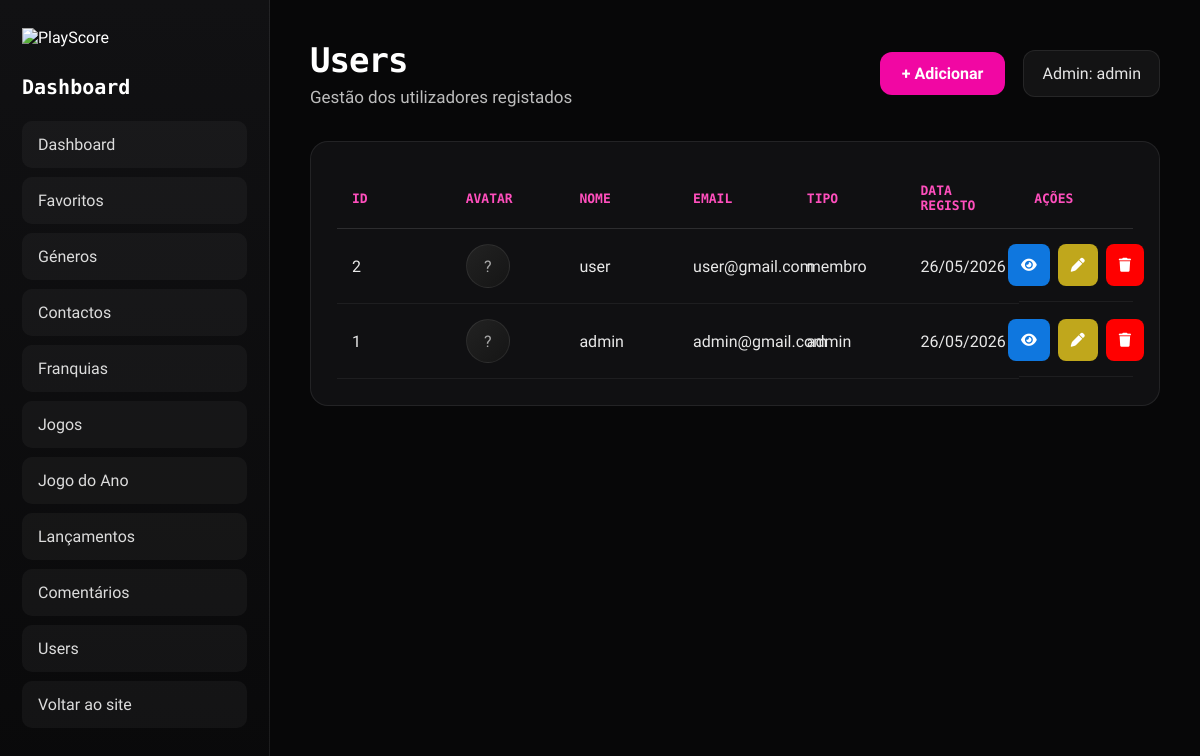
/Site/admin/dashboard_users.php (signed in), run on the app's committed database.
### tables this page shows
CREATE TABLE IF NOT EXISTS `users` (
  `id_utilizador` int NOT NULL AUTO_INCREMENT,
  `nome` varchar(100) NOT NULL,
  `email` varchar(150) NOT NULL,
  `avatar_url` text,
  `password_hash` text NOT NULL,
  `tipo_utilizador` enum('admin','membro') DEFAULT 'membro',
  `data_registo` timestamp NULL DEFAULT CURRENT_TIMESTAMP,
  `bio` text,
  PRIMARY KEY (`id_utilizador`),
  UNIQUE KEY `email` (`email`)
);

### Site/admin/dashboard_users.php (the view, shortened to what this page needs)
<?php
include "../conexao.php";
$nome_admin = $_SESSION["nome"] ?? "Admin";
$sql = "SELECT * FROM users ORDER BY id_utilizador DESC";
$resultado = mysqli_query($conn, $sql);
?>
<!DOCTYPE html>
<html lang="pt">
<head>
    <link rel="stylesheet" href="https://cdnjs.cloudflare.com/ajax/libs/font-awesome/6.5.2/css/all.min.css">
    <link rel="stylesheet" href="../css/backoffice.css">
</head>
<body>
    <div class="backoffice">
        <aside class="sidebar">
            <div class="sidebar-logo">
                <img src="../logo/Logo.png" alt="PlayScore">
            </div>
            <h2>Dashboard</h2>
            <a href="dashboard.php">Dashboard</a>
            <nav class="sidebar-menu">
                <a href="dashboard_favoritos.php">Favoritos</a>
                <a href="dashboard_generos.php">Géneros</a>
                <a href="dashboard_contactos.php">Contactos</a>
                <a href="dashboard_franquia.php">Franquias</a>
                <a href="dashboard_jogos.php">Jogos</a>
                <a href="dashboard_jogoano.php">Jogo do Ano</a>
                <a href="dashboard_lancamento.php">Lançamentos</a>
                <a href="dashboard_comentarios.php">Comentários</a>
                <a href="dashboard_users.php">Users</a>
            </nav>
            <a href="../index.php" class="back-site">Voltar ao site</a>
        </aside>
        <main class="main-content">
            <div class="topbar">
                <div>
                    <h1>Users</h1>
                    <p>Gestão dos utilizadores registados</p>
                </div>
                <div class="topbar-actions">
                    <a href="dashboard_adicionar_user.php" class="add-btn">
                        + Adicionar
                    </a>
                    <span>Admin: <?php echo $nome_admin; ?></span>
                </div>
            </div>
            <section class="table-card">
                <table>
                    <thead>
                        <tr>
                            <th>ID</th>
                            <th>Avatar</th>
                            <th>Nome</th>
                            <th>Email</th>
                            <th>Tipo</th>
                            <th>Data Registo</th>
                            <th>Ações</th>
                        </tr>
                    </thead>
                    <tbody>
                        <?php while ($user = mysqli_fetch_assoc($resultado)) { ?>
                            <tr>
                                <td><?php echo $user["id_utilizador"]; ?></td>
                                <td>
                                    <?php if (!empty($user["avatar_url"])) { ?>
                                        <img src="<?php echo $user["avatar_url"]; ?>" class="table-avatar">
                                    <?php } else { ?>
                                        <div class="avatar-placeholder">?</div>
                                    <?php } ?>
                                </td>
                                <td><?php echo $user["nome"]; ?></td>
                                <td><?php echo $user["email"]; ?></td>
                                <td><?php echo $user["tipo_utilizador"]; ?></td>
                                <td>
                                    <?php echo date("d/m/Y", strtotime($user["data_registo"])); ?>
                                </td>
                                <td class="actions">
                                    <a href="dashboard_ver_user.php?id=<?php echo $user["id_utilizador"]; ?>"
                                        class="btn view"
                                        title="Ver">
                                        <i class="fa-solid fa-eye"></i>
                                    </a>
                                    <a href="dashboard_editar_user.php?id=<?php echo $user["id_utilizador"]; ?>"
                                        class="btn edit"
                                        title="Editar">
                                        <i class="fa-solid fa-pen"></i>
                                    </a>
                                    <a href="dashboard_users.php?eliminar=<?php echo $user["id_utilizador"]; ?>"
                                        class="btn delete"
                                        title="Eliminar"
                                        onclick="return confirm('Tens a certeza que queres eliminar este utilizador?');">
                                        <i class="fa-solid fa-trash"></i>
                                    </a>
                                </td>
                            </tr>
                        <?php } ?>
                    </tbody>
                </table>
            </section>
        </main>
    </div>
</body>
</html>

### Site/css/backoffice.css (style rules this page uses)
* { margin: 0; padding: 0; box-sizing: border-box; }
body { background: #070708; color: white; font-family: 'Abel', sans-serif; }
.backoffice { display: flex; min-height: 100vh; }
.sidebar { width: 270px; background: linear-gradient(180deg, #111113, #09090a); padding: 28px 22px; border-right: 1px solid rgba(255,255,255,0.08); }
.sidebar-logo img { width: 150px; margin-bottom: 28px; }
.sidebar h2 { font-family: 'Kode Mono', monospace; font-size: 20px; margin-bottom: 22px; color: #ffffff; }
.sidebar a { display: block; color: #dcdcdc; text-decoration: none; padding: 13px 15px; margin-bottom: 9px; border-radius: 10px; background: rgba(255,255,255,0.04); border: 1px solid transparent; transition: 0.2s ease; }
.main-content { flex: 1; padding: 40px; }
.topbar { display: flex; justify-content: space-between; align-items: center; margin-bottom: 34px; }
.topbar h1 { font-family: 'Kode Mono', monospace; font-size: 34px; letter-spacing: -1px; }
.topbar p { color: #bdbdbd; margin-top: 7px; font-size: 17px; }
.topbar span { background: rgba(255,255,255,0.05); padding: 13px 18px; border-radius: 12px; border: 1px solid rgba(255,255,255,0.08); color: #e5e5e5; }
.table-card { background: rgba(17,17,19,0.95); border-radius: 18px; padding: 26px; border: 1px solid rgba(255,255,255,0.08); overflow-x: auto; }
table { width: 100%; border-collapse: collapse; table-layout: fixed; }
th, td { padding: 15px; border-bottom: 1px solid rgba(255,255,255,0.06); vertical-align: middle; text-align: left; }
th { font-family: 'Kode Mono', monospace; color: #ff4fbd; font-size: 13px; text-transform: uppercase; border-bottom: 1px solid rgba(255,255,255,0.12); }
td { color: #e8e8e8; font-size: 16px; }
tbody tr { transition: 0.2s ease; }
.table-avatar, .avatar-placeholder { width: 44px; height: 44px; border-radius: 50%; display: block; }
.avatar-placeholder { background: linear-gradient(135deg, #222, #151515); display: flex; align-items: center; justify-content: center; color: #aaa; border: 1px solid rgba(255,255,255,0.08); }
.actions { display: flex; justify-content: center; align-items: center; gap: 8px; height: 100%; }
.btn { padding: 13px 13px; border-radius: 8px; text-decoration: none; color: white; font-size: 14px; transition: 0.2s ease; white-space: nowrap; margin:0; }
.topbar-actions { display: flex; align-items: center; gap: 18px; }
.add-btn { background-color: #f107a3; color: white; text-decoration: none; padding: 12px 22px; border-radius: 12px; font-family: 'Abel', sans-serif; font-size: 16px; font-weight: 600; display: inline-flex; align-items: center; justify-content: center; gap: 8px; transition: transform 0.2s ease, box-shadow 0.2s ease, opacity 0.2s ease; }
.view { background: #0f77df; }
.edit { background: #c0a71c; }
.delete { background: #ff0000; }

### data on the page
users: id_utilizador "2", nome "user", email "user@gmail.com", tipo_utilizador "membro", data_registo "26/05/2026"
users: id_utilizador "1", nome "admin", email "admin@gmail.com", tipo_utilizador "admin", data_registo "26/05/2026"

### other printed values
$nome_admin "admin"
